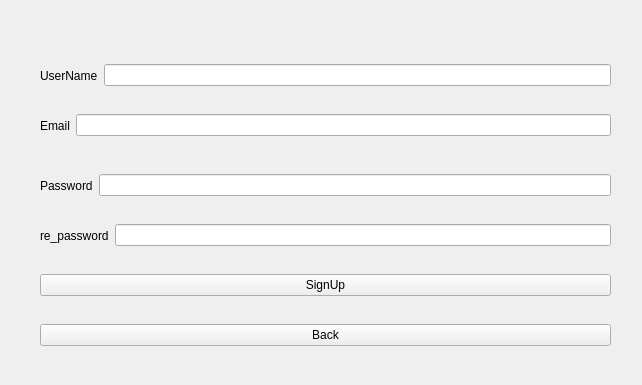
<?xml version="1.0" encoding="UTF-8"?>
<ui version="4.0">
 <class>SignUp</class>
 <widget class="QWidget" name="SignUp">
  <property name="geometry">
   <rect>
    <x>0</x>
    <y>0</y>
    <width>642</width>
    <height>385</height>
   </rect>
  </property>
  <property name="windowTitle">
   <string>Form</string>
  </property>
  <widget class="QWidget" name="horizontalLayoutWidget_2">
   <property name="geometry">
    <rect>
     <x>40</x>
     <y>110</y>
     <width>571</width>
     <height>31</height>
    </rect>
   </property>
   <layout class="QHBoxLayout" name="horizontalLayout_2">
    <item>
     <widget class="QLabel" name="label_2">
      <property name="text">
       <string>Email</string>
      </property>
     </widget>
    </item>
    <item>
     <widget class="QLineEdit" name="Email"/>
    </item>
   </layout>
  </widget>
  <widget class="QWidget" name="horizontalLayoutWidget_3">
   <property name="geometry">
    <rect>
     <x>40</x>
     <y>170</y>
     <width>571</width>
     <height>31</height>
    </rect>
   </property>
   <layout class="QHBoxLayout" name="horizontalLayout_3">
    <item>
     <widget class="QLabel" name="label_3">
      <property name="text">
       <string>Password</string>
      </property>
     </widget>
    </item>
    <item>
     <widget class="QLineEdit" name="Password"/>
    </item>
   </layout>
  </widget>
  <widget class="QWidget" name="horizontalLayoutWidget_4">
   <property name="geometry">
    <rect>
     <x>40</x>
     <y>220</y>
     <width>571</width>
     <height>31</height>
    </rect>
   </property>
   <layout class="QHBoxLayout" name="horizontalLayout_4">
    <item>
     <widget class="QLabel" name="label_4">
      <property name="text">
       <string>re_password</string>
      </property>
     </widget>
    </item>
    <item>
     <widget class="QLineEdit" name="re_Password"/>
    </item>
   </layout>
  </widget>
  <widget class="QWidget" name="horizontalLayoutWidget_5">
   <property name="geometry">
    <rect>
     <x>40</x>
     <y>270</y>
     <width>571</width>
     <height>31</height>
    </rect>
   </property>
   <layout class="QHBoxLayout" name="horizontalLayout_5">
    <item>
     <widget class="QPushButton" name="SignUp_2">
      <property name="text">
       <string>SignUp</string>
      </property>
     </widget>
    </item>
   </layout>
  </widget>
  <widget class="QWidget" name="horizontalLayoutWidget_6">
   <property name="geometry">
    <rect>
     <x>40</x>
     <y>320</y>
     <width>571</width>
     <height>31</height>
    </rect>
   </property>
   <layout class="QHBoxLayout" name="horizontalLayout_6">
    <item>
     <widget class="QPushButton" name="Back">
      <property name="text">
       <string>Back</string>
      </property>
     </widget>
    </item>
   </layout>
  </widget>
  <widget class="QWidget" name="horizontalLayoutWidget">
   <property name="geometry">
    <rect>
     <x>40</x>
     <y>60</y>
     <width>571</width>
     <height>31</height>
    </rect>
   </property>
   <layout class="QHBoxLayout" name="horizontalLayout">
    <item>
     <widget class="QLabel" name="label">
      <property name="text">
       <string>UserName</string>
      </property>
     </widget>
    </item>
    <item>
     <widget class="QLineEdit" name="UserName"/>
    </item>
   </layout>
  </widget>
 </widget>
 <resources/>
 <connections/>
</ui>
